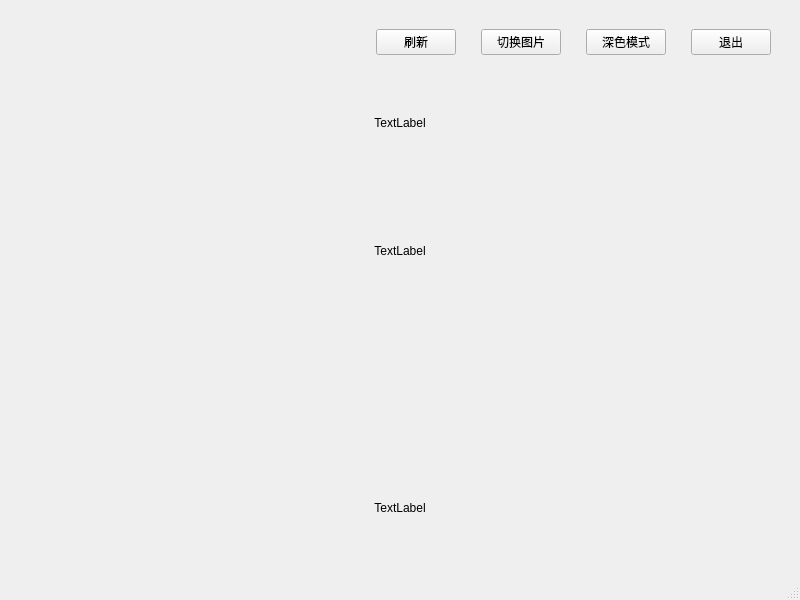
<?xml version="1.0" encoding="UTF-8"?>
<ui version="4.0">
 <class>FocusWindow</class>
 <widget class="QMainWindow" name="FocusWindow">
  <property name="geometry">
   <rect>
    <x>0</x>
    <y>0</y>
    <width>800</width>
    <height>600</height>
   </rect>
  </property>
  <property name="windowTitle">
   <string>FocusWindow</string>
  </property>
  <widget class="QWidget" name="centralwidget">
   <layout class="QVBoxLayout" name="verticalLayout">
    <item>
     <spacer name="verticalSpacer">
      <property name="orientation">
       <enum>Qt::Vertical</enum>
      </property>
      <property name="sizeType">
       <enum>QSizePolicy::Maximum</enum>
      </property>
      <property name="sizeHint" stdset="0">
       <size>
        <width>20</width>
        <height>20</height>
       </size>
      </property>
     </spacer>
    </item>
    <item>
     <layout class="QHBoxLayout" name="horizontalLayout">
      <property name="spacing">
       <number>25</number>
      </property>
      <item>
       <spacer name="horizontalSpacer">
        <property name="orientation">
         <enum>Qt::Horizontal</enum>
        </property>
        <property name="sizeHint" stdset="0">
         <size>
          <width>40</width>
          <height>20</height>
         </size>
        </property>
       </spacer>
      </item>
      <item>
       <widget class="QPushButton" name="renew">
        <property name="text">
         <string>刷新</string>
        </property>
       </widget>
      </item>
      <item>
       <widget class="QPushButton" name="picture">
        <property name="text">
         <string>切换图片</string>
        </property>
       </widget>
      </item>
      <item>
       <widget class="QPushButton" name="nightButton">
        <property name="text">
         <string>深色模式</string>
        </property>
       </widget>
      </item>
      <item>
       <widget class="QPushButton" name="close">
        <property name="sizePolicy">
         <sizepolicy hsizetype="Maximum" vsizetype="Fixed">
          <horstretch>0</horstretch>
          <verstretch>0</verstretch>
         </sizepolicy>
        </property>
        <property name="text">
         <string>退出</string>
        </property>
       </widget>
      </item>
      <item>
       <spacer name="horizontalSpacer_2">
        <property name="orientation">
         <enum>Qt::Horizontal</enum>
        </property>
        <property name="sizeType">
         <enum>QSizePolicy::Maximum</enum>
        </property>
        <property name="sizeHint" stdset="0">
         <size>
          <width>20</width>
          <height>20</height>
         </size>
        </property>
       </spacer>
      </item>
     </layout>
    </item>
    <item>
     <layout class="QHBoxLayout" name="horizontalLayout_5">
      <item>
       <widget class="QLabel" name="datelabel">
        <property name="text">
         <string>TextLabel</string>
        </property>
        <property name="alignment">
         <set>Qt::AlignCenter</set>
        </property>
       </widget>
      </item>
     </layout>
    </item>
    <item>
     <layout class="QHBoxLayout" name="horizontalLayout_2">
      <item>
       <widget class="QLabel" name="timeLabel">
        <property name="text">
         <string>TextLabel</string>
        </property>
        <property name="alignment">
         <set>Qt::AlignCenter</set>
        </property>
       </widget>
      </item>
     </layout>
    </item>
    <item>
     <layout class="QHBoxLayout" name="horizontalLayout_3">
      <item>
       <widget class="QLabel" name="famous">
        <property name="text">
         <string/>
        </property>
        <property name="alignment">
         <set>Qt::AlignCenter</set>
        </property>
        <property name="wordWrap">
         <bool>true</bool>
        </property>
       </widget>
      </item>
     </layout>
    </item>
    <item>
     <layout class="QHBoxLayout" name="horizontalLayout_4">
      <item>
       <widget class="QLabel" name="elapsedTimeLabel">
        <property name="text">
         <string>TextLabel</string>
        </property>
        <property name="alignment">
         <set>Qt::AlignCenter</set>
        </property>
       </widget>
      </item>
     </layout>
    </item>
   </layout>
  </widget>
  <widget class="QMenuBar" name="menubar">
   <property name="geometry">
    <rect>
     <x>0</x>
     <y>0</y>
     <width>800</width>
     <height>21</height>
    </rect>
   </property>
  </widget>
  <widget class="QStatusBar" name="statusbar"/>
 </widget>
 <resources/>
 <connections/>
</ui>
